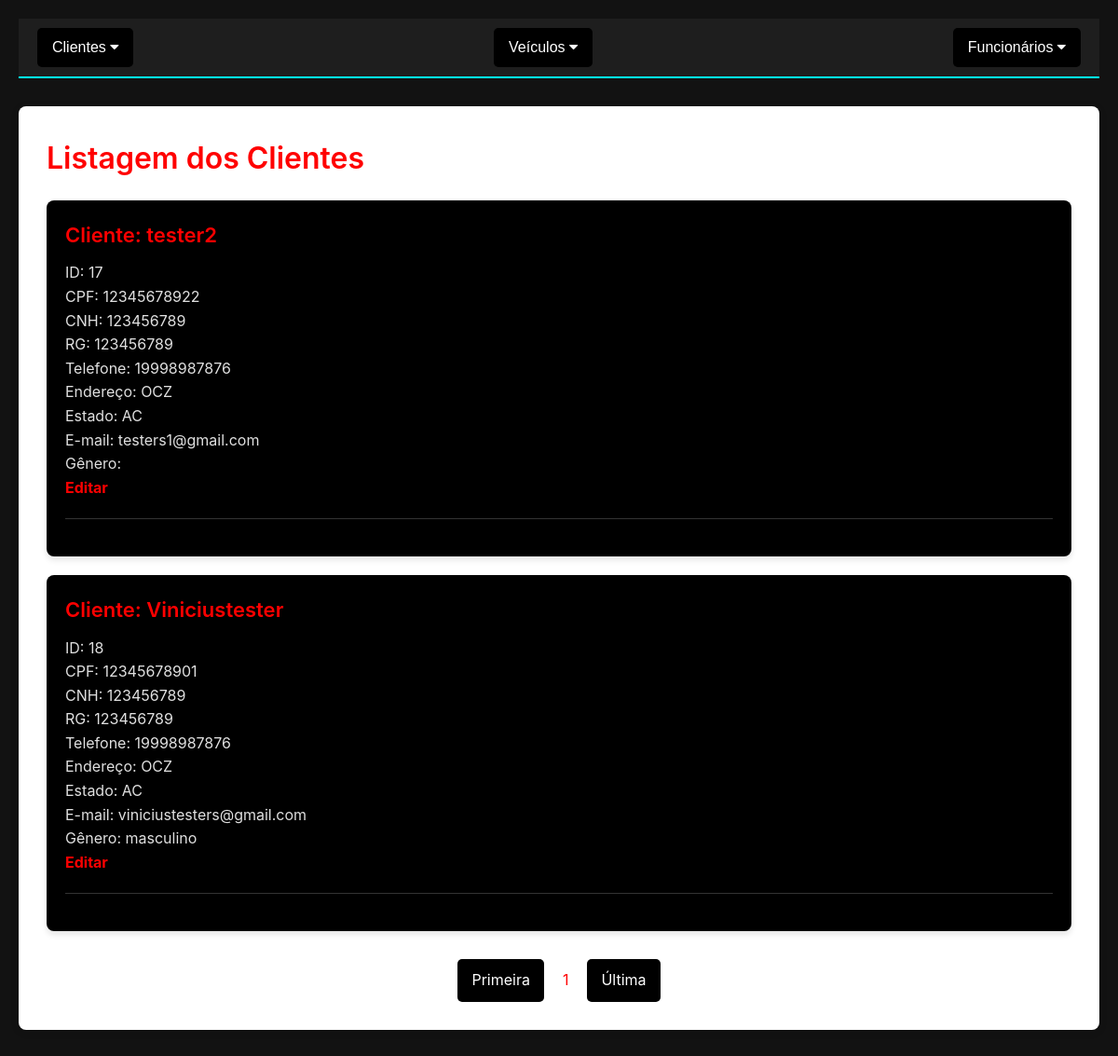
The app's page /atualizaListCli.php with its own data.
### tables this page shows
CREATE TABLE IF NOT EXISTS `clientes` (
  `id` int NOT NULL AUTO_INCREMENT,
  `nome` varchar(50) NOT NULL,
  `cpf` varchar(14) NOT NULL,
  `cnh` varchar(15) NOT NULL,
  `rg` varchar(12) NOT NULL,
  `telefone` varchar(15) NOT NULL,
  `endereco` varchar(30) NOT NULL,
  `estado` varchar(2) NOT NULL,
  `email` varchar(90) NOT NULL,
  `genero` varchar(50) NOT NULL,
  `senha` varchar(50) NOT NULL,
  PRIMARY KEY (`id`)
);

### atualizaListCli.php (the view, shortened to what this page needs)
<?php
  include_once("conexao.php");
?>
<!DOCTYPE html>
<html lang="pt-br">
<head>
  <link rel="stylesheet" href="https://cdnjs.cloudflare.com/ajax/libs/font-awesome/4.7.0/css/font-awesome.min.css">
  <link rel="stylesheet" href="devs2.css">
</head>
<body>
<div class="topnav">
  <div class="dropdown">
    <button class="dropbtn">Clientes
      <i class="fa fa-caret-down"></i>
    </button>
  </div>
  <div class="dropdown">
    <button class="dropbtn">Veículos
      <i class="fa fa-caret-down"></i>
    </button>
  </div>
  <div class="dropdown">
    <button class="dropbtn">Funcionários
      <i class="fa fa-caret-down"></i>
    </button>
  </div>
</div>
<div class="content">
<div class="cor ">
  <h1>Listagem dos Clientes</h1>
</div>
  <?php
    $pagina_atual = filter_input(INPUT_GET,'pagina', FILTER_SANITIZE_NUMBER_INT);
    $pagina = (!empty($pagina_atual)) ? $pagina_atual : 1;
    $qnt_result_pg = 2;
    $inicio = ($qnt_result_pg * $pagina) - $qnt_result_pg;
    $result_usuarios = "SELECT * FROM clientes LIMIT $inicio, $qnt_result_pg";
    $resultado_usuarios = mysqli_query($conn, $result_usuarios);
    while($row_aluno = mysqli_fetch_assoc($resultado_usuarios)) {
      echo "<div class='client-list'>";
      echo "<h3>Cliente: " . $row_aluno['nome'] . "</h3>";
      echo "ID: " . $row_aluno['id'] . "<br>";
      echo "CPF: " . $row_aluno['cpf'] . "<br>";
      echo "CNH: " . $row_aluno['cnh'] . "<br>";
      echo "RG: " . $row_aluno['rg'] . "<br>";
      echo "Telefone: " . $row_aluno['telefone'] . "<br>";
      echo "Endereço: " . $row_aluno['endereco'] . "<br>";
      echo "Estado: " . $row_aluno['estado'] . "<br>";
      echo "E-mail: " . $row_aluno['email'] . "<br>";
      echo "Gênero: " . $row_aluno['genero'] . "<br>";
      echo "<a href='editCli.php?id=" . $row_aluno['id'] . "'>Editar</a><br> <hr>";
      echo "</div>";
    }
    $result_pg = "SELECT COUNT(id) AS num_result FROM clientes";
    $resultado_pg = mysqli_query($conn, $result_pg);
    $row_pg = mysqli_fetch_assoc($resultado_pg);
    $quantidade_pg = ceil($row_pg['num_result'] / $qnt_result_pg);
    echo "<div class='pagination'>";
    echo "<a href='atualizaListCli.php?pagina=1'>Primeira</a> ";
    echo "<span>$pagina</span>";
    echo "<a href='atualizaListCli.php?pagina=$quantidade_pg'>Última</a>";
    echo "</div>";
  ?>
</div>
</body>
</html>

### devs2.css (style rules this page uses)
* { margin: 0; padding: 0; box-sizing: border-box; }
html { font-size: 16px; scroll-behavior: smooth; }
body { font-family: 'Inter', 'Segoe UI', Tahoma, Geneva, Verdana, sans-serif; background-color: #121212; color: #e0e0e0; line-height: 1.6; padding: 20px; }
h1, h2, h3, h4, h5, h6 { color: #00ffff; margin-bottom: 10px; font-weight: 600; }
a { color: #00ffff; text-decoration: none; transition: 0.3s ease; }
.topnav { display: flex; background-color: #1e1e1e; padding: 10px 20px; border-bottom: 2px solid #00ffff; flex-wrap: wrap; }
.dropdown { position: relative; }
.dropbtn { background-color: transparent; color: #e0e0e0; padding: 10px 16px; font-size: 1rem; border: none; cursor: pointer; font-weight: 500; transition: 0.3s; }
button, input[type="submit"] { background-color: #00ffff; color: #121212; padding: 10px 20px; border: none; border-radius: 6px; cursor: pointer; font-weight: bold; font-size: 1rem; transition: 0.3s; }
hr { border: none; border-top: 1px solid #333; margin: 20px 0; }

### atualizaListCli.php (style rules this page uses)
* { margin: 0; padding: 0; box-sizing: border-box; }
body { font-family: Arial, sans-serif; background-color: black; color: red; line-height: 1.6; }
h1, h2, h3 { color: darkred; margin-bottom: 20px; font-weight: 600; }
.topnav { background-color: darkred; padding: 15px; display: flex; justify-content: space-between; align-items: center; }
.topnav .dropdown { position: relative; display: inline-block; }
.topnav .dropdown .dropbtn { background-color: black; color: white; border: none; padding: 12px 16px; font-size: 16px; cursor: pointer; border-radius: 5px; }
.content { max-width: 1200px; margin: 30px auto; padding: 30px; background-color: white; border-radius: 8px; box-shadow: 0 2px 10px rgba(0, 0, 0, 0.1); }
.client-list { background-color: black; padding: 20px; margin-bottom: 20px; border-radius: 8px; box-shadow: 0px 4px 6px rgba(0, 0, 0, 0.1); }
.client-list h3 { margin-top: 0; font-size: 22px; color: red; }
.client-list a { color: red; text-decoration: none; font-weight: bold; font-size: 16px; }
.pagination { display: flex; justify-content: center; margin-top: 30px; }
.pagination a { padding: 10px 15px; background-color: black; color: white; text-decoration: none; border-radius: 5px; margin: 0 5px; font-size: 16px; }
.pagination span { padding: 10px 15px; background-color: white; color: red; font-size: 16px; }
.cor h1 { color: red; margin-bottom: 20px; font-weight: 600; }

### records on screen
clientes: nome "tester2", id "17", cpf "12345678922", cnh "123456789", rg "123456789", telefone "19998987876", endereco "OCZ", estado "AC", email "testers1@gmail.com"
clientes: nome "Viniciustester", id "18", cpf "12345678901", cnh "123456789", rg "123456789", telefone "19998987876", endereco "OCZ", estado "AC", email "viniciustesters@gmail.com", genero "masculino"

### other values on screen
$pagina "1"
